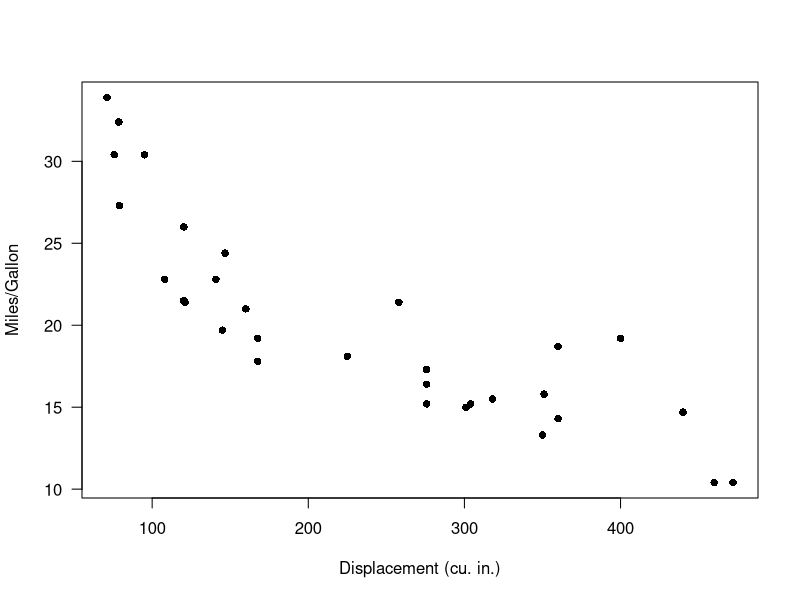
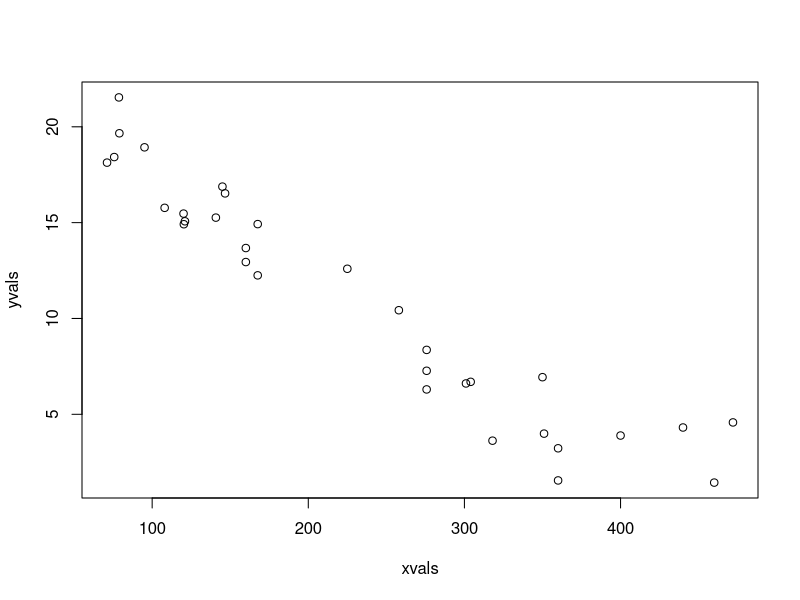
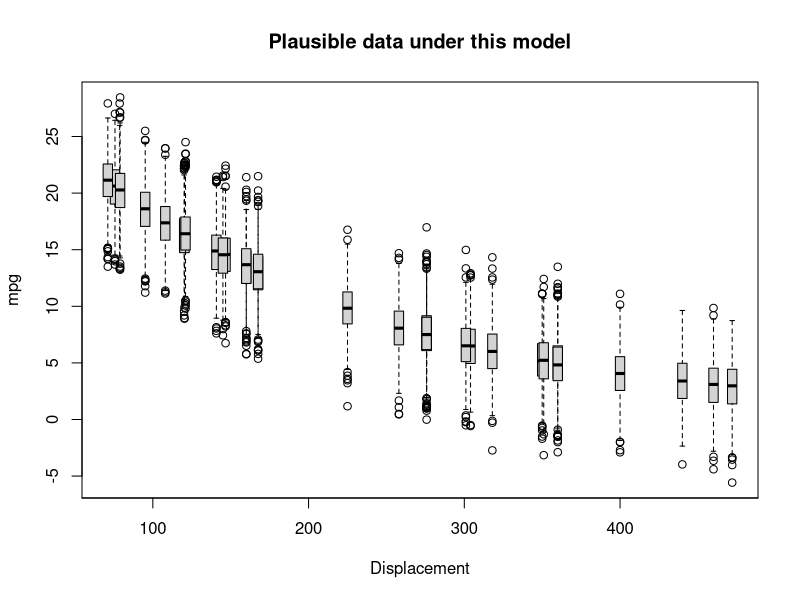
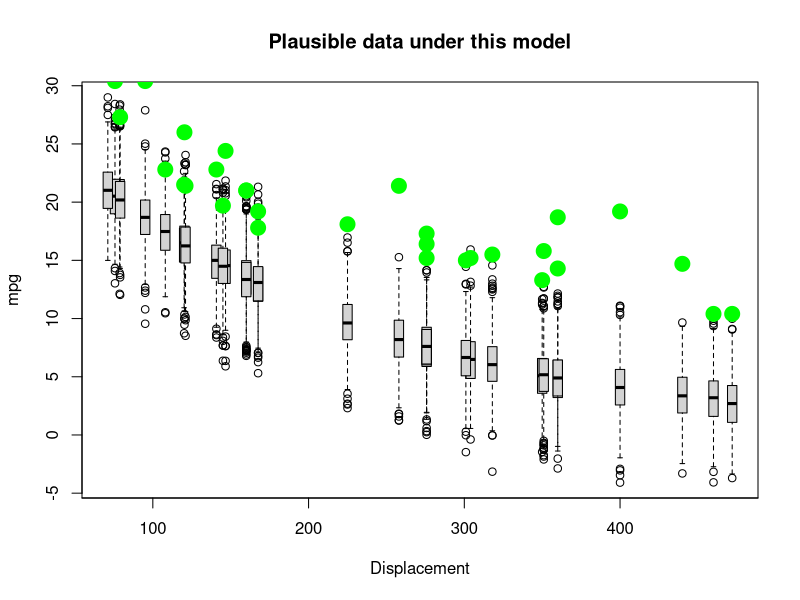
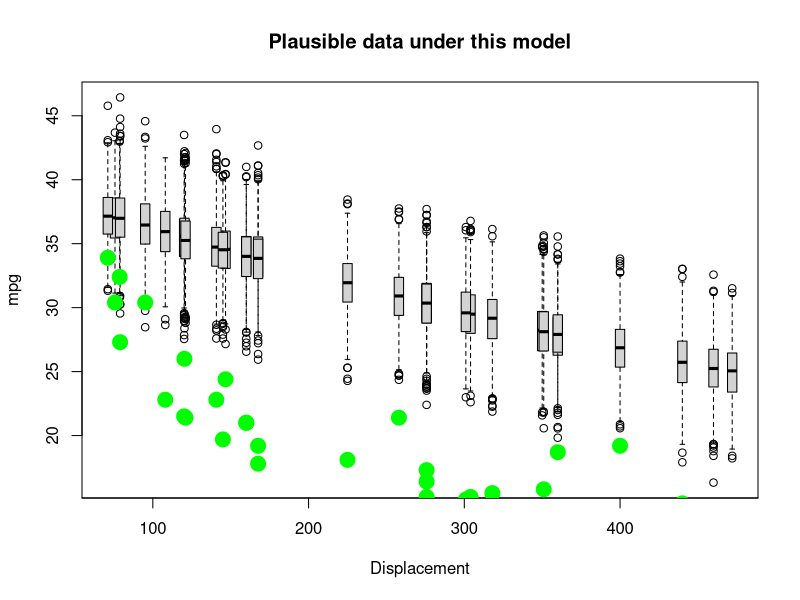
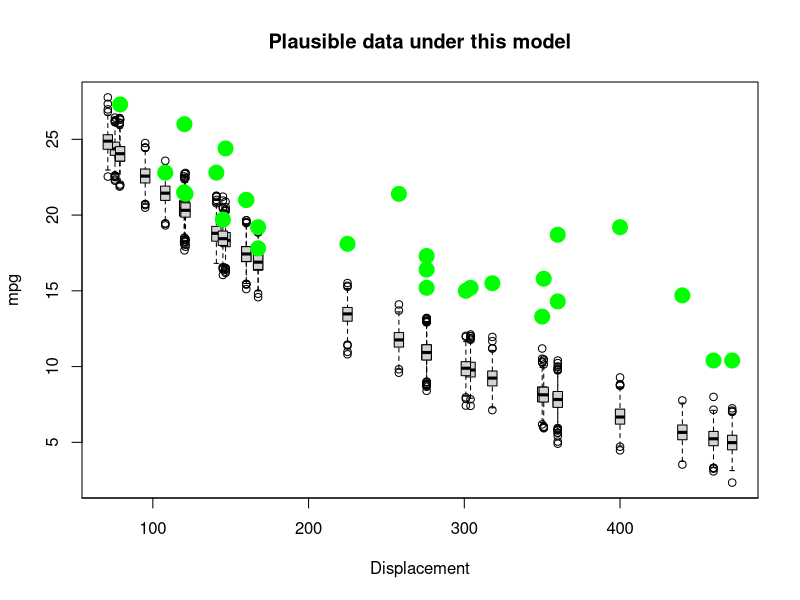
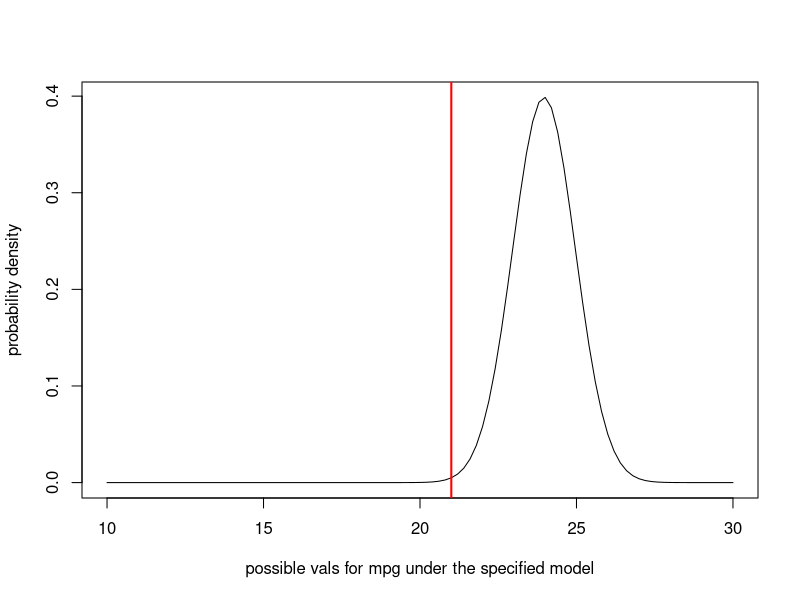
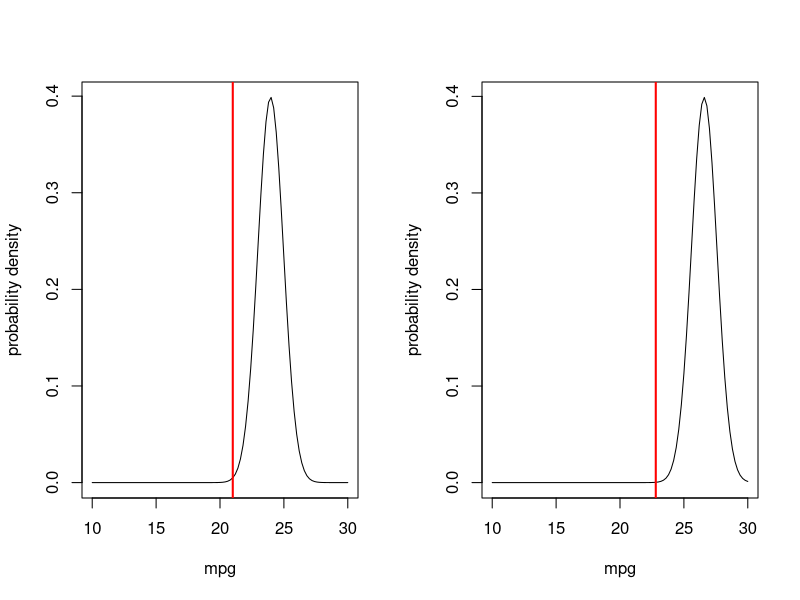

Write the R code that produced these figures, in order.
## ---- chunk 1
knitr::opts_chunk$set(echo = TRUE, cache = TRUE)
## ---- chunk 2

############################################################
####                                                    ####  
####  NRES 746, Lecture 4                               ####
####                                                    ####
####  Kevin Shoemaker                                   #### 
####  University of Nevada, Reno                        ####
####                                                    #### 
############################################################


############################################################
####  Likelihood                                        ####
####     Assessing the probability of the data          ####
####     under a known data-generating model            ####
############################################################


## ---- chunk 3

###############
# Demo: using data simulation to make inferences

data(mtcars)    # use the 'mtcars' data set as an example 

# ?mtcars

plot(mpg~disp, data = mtcars, las = 1, pch = 16, xlab = "Displacement (cu. in.)", ylab = "Miles/Gallon")   # visualize the relationship

## ---- chunk 4

#########
# try an exponential model

Deterministic_component <- function(xvals,a,b){
  yexp <- a*exp(b*xvals)        # deterministic exponential decline (assuming b is negative)
  return(yexp)
}

DataGenerator_exp <- function(xvals,params){
  yexp <- Deterministic_component(xvals,params$a,params$b)  # get signal
  yvals <- rnorm(length(yexp),yexp,sqrt(params$c))     # add noise (normally distributed)
  return(yvals)
}

## ---- chunk 5


###########
# generate data under an assumed process model

xvals=mtcars$disp    # xvals same as data (there is no random component here- we can't really "sample" x values)
params <- list()  
params$a=30             # set model parameters arbitrarily (eyeballing to the data) (see Bolker book)
params$b=-0.005   # = 1/200
params$c=5

yvals <- DataGenerator_exp(xvals,params)

plot(yvals~xvals)      # plot the simulated data


## ---- chunk 6

##########
# assess goodness-of-fit of a known data-generating model

PlotRangeOfPlausibleData <- function(xvals,params,reps=100){ 
  samplesize <- length(xvals)
  results <- array(0,dim=c(samplesize,reps))   # storage array for results
  for(i in 1:reps){
    yvals <- DataGenerator_exp(xvals,params)
    results[,i] <- yvals
  }
      # now make a boxplot of the results
  boxplot(lapply(1:nrow(results), function(i) results[i,]),at=xvals, xaxt="n",main="Plausible data under this model",ylab="mpg",xlab="Displacement",boxwex=6)
  cleanseq <- (seq(0,max(round(xvals/100)),length=(max(round(xvals/100)))+1))*100
  axis(1,at=cleanseq,labels = cleanseq)    # label the x axis properly
  
}

## ---- chunk 7

reps <- 1000    # number of replicate datasets to generate

PlotRangeOfPlausibleData(xvals,params,reps)    # run the function to visualize the range of data that could be produced under this model

## ---- chunk 8

############
# finally, overlay the real data to evaluate goodness of fit!

real_yvals <- mtcars$mpg
PlotRangeOfPlausibleData(xvals,params,reps)
points(xvals,real_yvals,pch=20,cex=3,col="green")

## ---- chunk 9

##########
# now change the parameters and see if the data fit to the model

params$a=40       # was 30
params$b=-0.001   # was 0.005

    
PlotRangeOfPlausibleData(xvals,params,reps)
points(xvals,real_yvals,pch=20,cex=3,col="green")    # overlay the real data

## ---- chunk 10

#######
# try again- select a new set of parameters

params$a=33       # was 40
params$b=-0.004   # was 0.001
params$c=0.5
    
PlotRangeOfPlausibleData(xvals,params,reps)
points(xvals,real_yvals,pch=20,cex=3,col="green")    # overlay the real data

## ---- chunk 11

#############
# Work with likelihood!

obs.data <- mtcars[1,c("mpg","disp")]    # for simplicity, consider only the first observation
obs.data

## ---- chunk 12

############
# "best fit" parameters from above
############

params <- list()    # set up empty list to store parameters
params$a=33            # fill the list with the "best fit" parameter set from above (this is still just an educated guess)   
params$b=-0.002   
params$c=1

params

expected_val <- Deterministic_component(obs.data$disp,params$a,params$b)   
expected_val      # expected mpg for the first observation in the "mtcars" dataset

## ---- chunk 13

###########
# Visualize the likelihood of this single observation. 

mean = expected_val   # expected (mean) value for this observation, given the "known" data generating model
stdev = sqrt(params$c)    # standard deviation

curve(dnorm(x,mean,stdev),10,30,xlab="possible vals for mpg under the specified model",ylab="probability density")   # probability of all plausible mpg values under the data generating model.  
abline(v=obs.data$mpg,col="red",lwd=2)    # overlay the observed data

## ---- chunk 14

###########
# compute the likelihood of the first observation

likelihood = dnorm(obs.data$mpg,mean,stdev)
likelihood

## ---- chunk 15

###########
# Visualize the likelihood of two observations. 

obs.data <- mtcars[c(1,3),c("mpg","disp")]
obs.data

par(mfrow=c(1,2))  # set up graphics!

for(i in 1:nrow(obs.data)){
  curve(dnorm(x,Deterministic_component(obs.data$disp[i],params$a,params$b),sqrt(params$c)),10,30,xlab="mpg",ylab="probability density")   # probability density
  abline(v=obs.data$mpg[i],col="red",lwd=2)
}

## ---- chunk 16

##########
# compute the likelihood of observing BOTH data points

Likelihood <- dnorm(obs.data$mpg[1],Deterministic_component(obs.data$disp[1],params$a,params$b),sqrt(params$c)) *
              dnorm(obs.data$mpg[2],Deterministic_component(obs.data$disp[2],params$a,params$b),sqrt(params$c))  
Likelihood

## ---- chunk 17

##############
# and now... four observations!

obs.data <- mtcars[c(1,3,4,5),c("mpg","disp")]
obs.data

par(mfrow=c(2,2))  # set up graphics!

for(i in 1:nrow(obs.data)){
  curve(dnorm(x,Deterministic_component(obs.data$disp[i],params$a,params$b),sqrt(params$c)),10,30,xlab="mpg",ylab="probability density")   # probability density
  abline(v=obs.data$mpg[i],col="red",lwd=2)
}


## ---- chunk 18

##########
# compute the likelihood of observing all four data points

Likelihood <- 1     # initialize the likelihood
for(i in 1:nrow(obs.data)){
  Likelihood <- Likelihood * dnorm(obs.data$mpg[i],Deterministic_component(obs.data$disp[i],params$a,params$b),sqrt(params$c))
}
Likelihood

## ---- chunk 19

# Alternatively, we can use the "prod" function in R

Likelihood <- prod(dnorm(obs.data$mpg,Deterministic_component(obs.data$disp,params$a,params$b),sqrt(params$c)))
Likelihood

## ---- chunk 20

##########
# Finally, compute the likelihood of ALL data points in the entire data set, using the "prod()" function

full.data <- mtcars[,c("mpg","disp")]
Likelihood <- prod(dnorm(full.data$mpg,Deterministic_component(full.data$disp,params$a,params$b),sqrt(params$c)))
Likelihood

## ---- chunk 21

##########
# Compute the log-likelihood (much easier to work with!)

Log.Likelihood <- sum(dnorm(full.data$mpg,Deterministic_component(full.data$disp,params$a,params$b),sqrt(params$c),log=TRUE)) 
Log.Likelihood  
exp(Log.Likelihood)   # we can convert back to likelihood if we want...

## ---- chunk 22

##########
# Example likelihood function!

# Arguments:
#   params: bundled vector of free parameters for the known data-generating model
#   df: a data frame that holds the observed data
#   yvar: the name of the response variable (ancillary)
#   xvar: the name of the predictor variable (ancillary)

LogLikFunction <- function(params,df,yvar,xvar){
  LogLik <- sum(dnorm(df[,yvar],Deterministic_component(df[,xvar],params['a'],params['b']),sqrt(params['c']),log=TRUE))
  return(LogLik)
}
LogLikFunction(unlist(params),df=mtcars,yvar="mpg",xvar="disp")

## ---- chunk 23

############
# Use numerical optimization methods to identify the maximum likelihood estimate (and the likelihood at the MLE)

MLE <- optim(fn=LogLikFunction,par=unlist(params),df=mtcars,yvar="mpg",xvar="disp",control=list(fnscale=-1))  # note, the control param is set so that "optim" maximizes rather than minimizes the Log-likelihood. 

## ---- chunk 24

MLE$par   # maximum likelihood parameter estimates

## ---- chunk 25

MLE$value   # log likelihood for the best model

## ---- chunk 26

##############
# visualize goodness-of-fit for the best model

bestParams <- as.list(MLE$par)   # extract the MLE parameter vals

xvals <- mtcars$disp
yvals <- mtcars$mpg
PlotRangeOfPlausibleData(xvals,bestParams,1000)
points(xvals,yvals,pch=20,cex=3,col="green")

## ---- chunk 27

##############
# Visualize a "slice" of the likeihood function

upperval <- -1/1000
lowerval <- -1/200
allvals <- seq(lowerval,upperval,length=1000)
likelihood_slice <- numeric(1000)   # set up storage vector! 
newParams <- bestParams 
for(i in c(1:length(allvals))){
  newParams$b <- allvals[i]
  likelihood_slice[i] <- exp(LogLikFunction(unlist(newParams),mtcars,"mpg","disp"))    # get the data likelihood across slice of parameter space
}

plot(allvals,likelihood_slice,type="l",main="Likelihood Slice",xlab="Parameter Slice for \'b\'",ylab="Likelihood")

## ---- chunk 28

#################
# Work with log-likelihood instead...

upperval <- -1/1000
lowerval <- -1/200
allvals <- seq(lowerval,upperval,length=1000)
loglikelihood_slice <- numeric(1000)   # set up storage vector! 
newParams <- bestParams 
for(i in c(1:length(allvals))){
  newParams$b <- allvals[i]
  loglikelihood_slice[i] <- LogLikFunction(unlist(newParams),mtcars,"mpg","disp")    # get the data likelihood across slice of parameter space
}

plot(allvals,loglikelihood_slice,type="l",main="Log Likelihood Slice",xlab="Parameter Slice for \'b\'",ylab="Log-Likelihood")

## ---- chunk 29

###########
# zoom in closer to the MLE

upperval <- -1/550
lowerval <- -1/350
allvals <- seq(lowerval,upperval,length=1000)
loglikelihood_slice <- numeric(1000)   # set up storage vector! 
newParams <- bestParams 
for(i in c(1:length(allvals))){
  newParams$b <- allvals[i]
  loglikelihood_slice[i] <- LogLikFunction(unlist(newParams),mtcars,"mpg","disp")    # get the data likelihood across slice of parameter space
}

plot(allvals,loglikelihood_slice,type="l",main="Log Likelihood Slice",xlab="Parameter Slice for \'b\'",ylab="Log-Likelihood")

## ---- chunk 30

##############
# what parameter values are within 2 log likelihood units of the best value?

bestVal <- bestParams$b
bestVal



plot(allvals,loglikelihood_slice,type="l",main="Log Likelihood Slice",xlab="Parameter Slice for \'b\'",ylab="Log-Likelihood")
abline(v=bestVal,lwd=3,col="blue")
abline(h=(MLE$value-2))

## ---- chunk 31

##############
# Generate an approximate 95% confidence interval for the "b" parameter

reasonable_parameter_values <- allvals[loglikelihood_slice>=(MLE$value-2)]
min(reasonable_parameter_values)
max(reasonable_parameter_values)
plot(allvals,loglikelihood_slice,type="l",main="Log Likelihood slice",xlab="Parameter Slice for \'b\'",ylab="Log-Likelihood")
abline(v=bestVal,lwd=3,col="blue")
abline(h=(MLE$value-2),lty=2)
abline(v=min(reasonable_parameter_values),lwd=1,col="blue")
abline(v=max(reasonable_parameter_values),lwd=1,col="blue")

## ---- chunk 32

###############
# A better confidence interval, using the likelihood "profile"


##########
# first, visualize the likelihood surface in 2 dimensions

upperval_b <- -1/800
lowerval_b <- -1/300

upperval_a <- 50
lowerval_a <- 5

allvals_a <- seq(lowerval_a,upperval_a,length=500)
allvals_b <- seq(lowerval_b,upperval_b,length=500)

loglikelihood_surface <- matrix(0,nrow=500,ncol=500)   # set up storage matrix! 

newParams <- bestParams 
for(i in 1:length(allvals_a)){  # loop through possible a params
  newParams$a <- allvals_a[i]
  for(j in 1:length(allvals_b)){    # loop through possible b params
    newParams$b <- allvals_b[j]
    loglikelihood_surface[i,j] <- LogLikFunction(unlist(newParams),mtcars,"mpg","disp")    # get the data likelihood across slice of parameter space
  }
}

image(x=allvals_a,y=allvals_b,z=loglikelihood_surface,zlim=c(-100,-75),col=topo.colors(12))

## ---- chunk 33

##########
# add a contour line, assuming deviances follow a chi-squared distribution

conf95 <- qchisq(0.95,2)/2  # this evaluates to around 3. Since we are varying freely across 2 dimensions, we use chisq with 2 degrees of freedom
image(x=allvals_a,y=allvals_b,z=loglikelihood_surface,zlim=c(-100,-75),col=topo.colors(12))
contour(x=allvals_a,y=allvals_b,z=loglikelihood_surface,levels=(MLE$value-conf95),add=TRUE,lwd=3,col=gray(0.3))

## ---- chunk 34

#############
# visualize likelhood profile!

              ### A parameter
profile_A <- apply(loglikelihood_surface,1,max)
reasonable_parameter_values_A <- allvals_a[profile_A >=(MLE$value-qchisq(0.95,1)/2)]
min(reasonable_parameter_values_A)
max(reasonable_parameter_values_A)
plot(allvals_a,profile_A,type="l",main="Log Likelihood profile",xlab="Parameter \'a\'",ylab="Log-Likelihood")
abline(v=MLE$par["a"],lwd=3,col="blue")
abline(v=min(reasonable_parameter_values_A),lwd=1,col="blue")
abline(v=max(reasonable_parameter_values_A),lwd=1,col="blue")

## ---- chunk 35

############
# profile for the b parameter... 

profile_B <- apply(loglikelihood_surface,2,max)
reasonable_parameter_values_B <- allvals_b[profile_B >=(MLE$value-qchisq(0.95,1)/2)]
min(reasonable_parameter_values_B)
max(reasonable_parameter_values_B)
plot(allvals_b,profile_B,type="l",main="Log Likelihood profile",xlab="Parameter \'b\'",ylab="Log-Likelihood")
abline(v=MLE$par["b"],lwd=3,col="blue")
abline(v=min(reasonable_parameter_values_B),lwd=1,col="blue")
abline(v=max(reasonable_parameter_values_B),lwd=1,col="blue")

## ---- chunk 36

#################
# Compare profile and slice intervals

par(mfrow=c(1,2))
reasonable_parameter_values <- allvals[loglikelihood_slice>=(MLE$value-2)]
plot(allvals,loglikelihood_slice,type="l",main="Log Likelihood slice",xlab="Parameter \'b\'",ylab="Log-Likelihood",xlim=c(-0.0035,-0.0013))
abline(v=bestVal,lwd=3,col="blue")
abline(h=(MLE$value-2),lty=2)
abline(v=min(reasonable_parameter_values),lwd=1,col="blue")
abline(v=max(reasonable_parameter_values),lwd=1,col="blue")


profile_B <- apply(loglikelihood_surface,2,max)
reasonable_parameter_values_B <- allvals_b[profile_B >=(MLE$value-2)]
plot(allvals_b,profile_B,type="l",main="Log Likelihood profile",xlab="Parameter \'b\'",ylab="Log-Likelihood",xlim=c(-0.0035,-0.0013))
abline(v=MLE$par["b"],lwd=3,col="blue")
abline(h=(MLE$value-2),lty=2)
abline(v=min(reasonable_parameter_values_B),lwd=1,col="blue")
abline(v=max(reasonable_parameter_values_B),lwd=1,col="blue")

## ---- chunk 37

###### Practice exercise: develop a likelihood function for estimating the probability of detection of a rare frog species

ncaps <- c(3,2,6)   # number of times out of 10 that a frog is detected at 3 known-occupided wetland sites

#### construct a likelihood function


#### find the MLE using 'optim()' in R


#### find the approximate 95% confidence interval using the "rule of 2"



## ---- chunk 38

###############
# demo: likelihood ratio test

curve(dchisq(x,2),0,10,ylab="probability density",xlab="x", main="Chi-Squared distribution, df=2")

## ---- chunk 39

curve(dchisq(x,2),0,10,ylab="probability density",xlab="x", main="Chi-Squared distribution, df=2")
abline(v=qchisq(0.95,2),col="red",lwd=2)

## ---- chunk 40

curve(dchisq(x,1),0,5,ylab="probability density",xlab="x", main="Chi-Squared distribution, df=1")
abline(v=qchisq(0.95,1),col="red",lwd=2)
